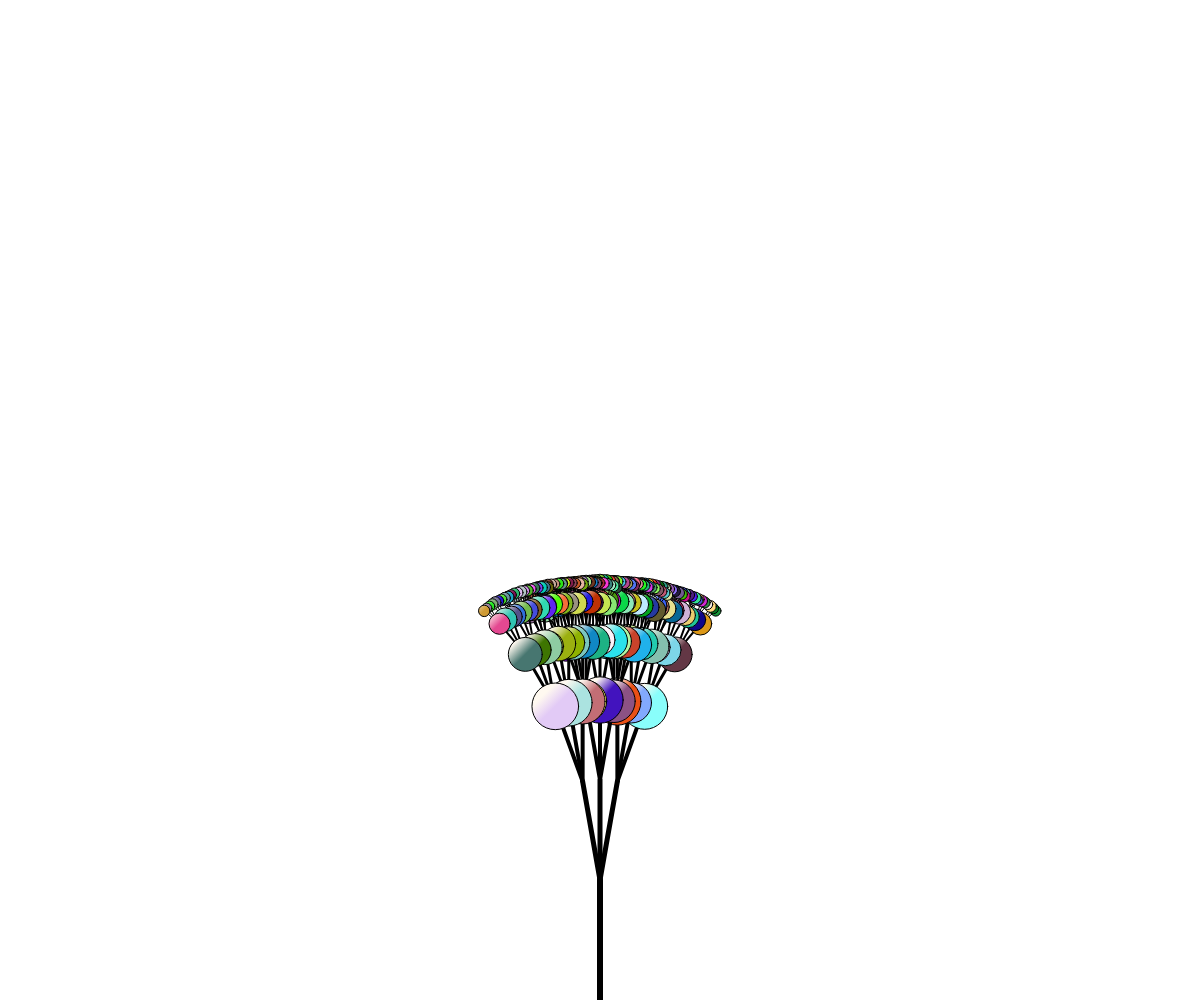
Frame 1 (no input)
Frame 60 (no input): identical to frame 1, image omitted
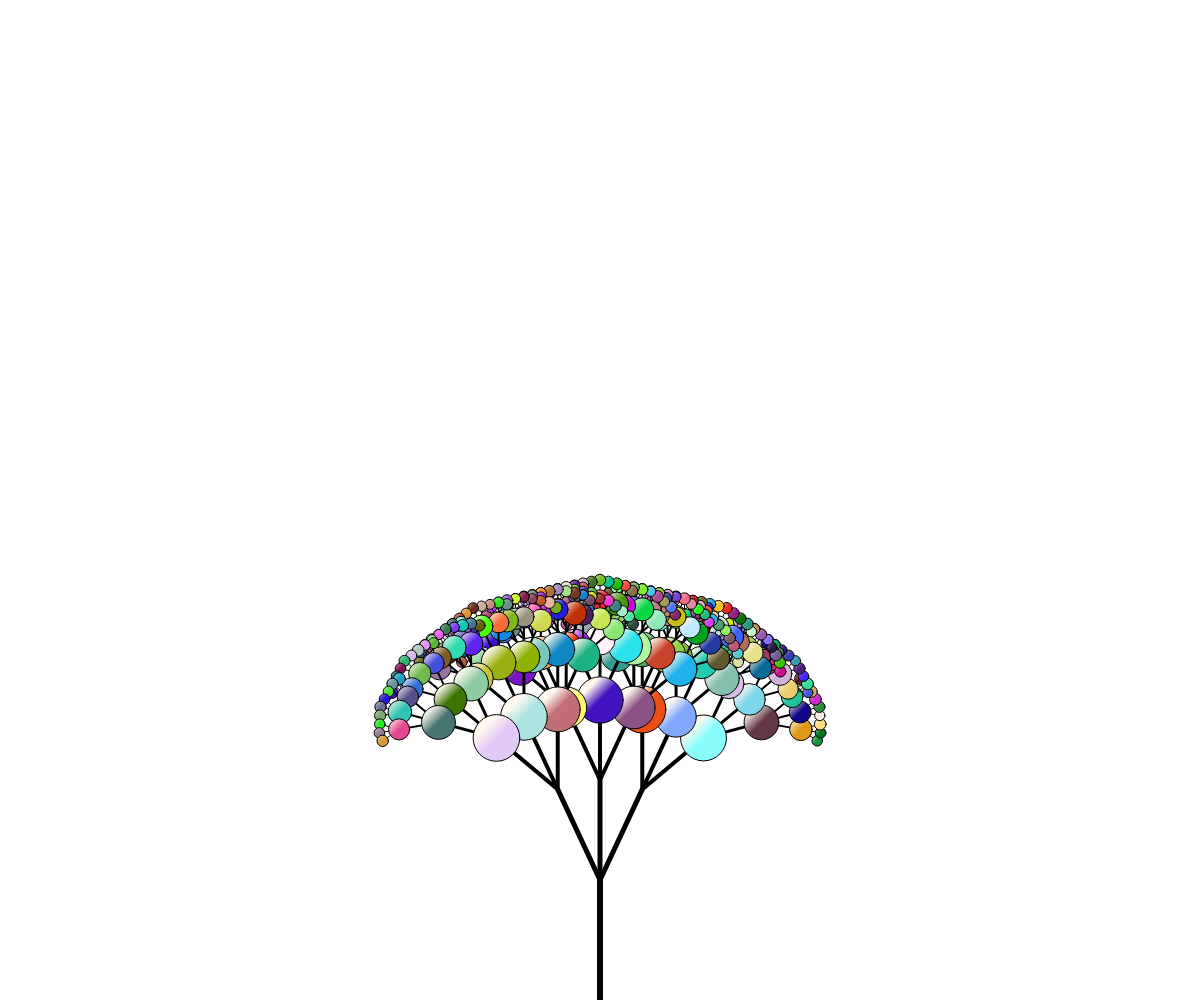
Frame 120 (the mouse pressed at the canvas centre since frame 60)

The p5.js sketch that drew these frames (run headless with seeded random() and noise() and a simulated clock; from frame 60 on, the mouse is pressed at the canvas centre):

// p5.js sketch
// ── sketch.js
// Balloon tree
// Muntaha Chowdhury
// 13 November, 2024
// Ballon tree that changes based on keypresses and mouse movements


let scale = 20;
let leavesDepth = 5;
let depthStart = 6;
let seed;
let pic;

function setup() {
  createCanvas(windowWidth, windowHeight);
  seed = random(60);
}

function draw() {
  background(255);
  randomSeed(seed);
  drawTree(width / 2, height, 90, depthStart);
}

function drawLine(x1, y1, x2, y2, depth) {
  //draw a line segment connecting (x1,y1) to (x2,y2)
  strokeWeight(depth);
  line(x1, y1, x2, y2);
  strokeWeight(1);
}


function drawTree(x1, y1, angle, depth) {
  // Recursive function that draws branches and balloon leaves
  if (depth > 0) {
    let x2 = x1 + (cos(radians(angle)) * depth * scale); //calculate endpoints of current branch
    let y2 = y1 - (sin(radians(angle)) * depth * scale); //using trig ratios. Get shorter based on depth
    drawLine(x1, y1, x2, y2, depth);
    
    //for a 3-branch tree:
    let controlAngle = map(mouseX, 0, width, 10, 40);
    drawTree(x2, y2, angle - controlAngle, depth - 1);
    drawTree(x2, y2, angle               , depth - 1);
    drawTree(x2, y2, angle + controlAngle, depth - 1);
    
    drawLeaf(x2, y2, depth);
  }
  // implicit base
}

function drawLeaf(x, y, depth) {
  // draws leaves only if conditions allow
  if (depth < leavesDepth ) {
    let size = random(10, 12);
    gradientFill(x, y, size);
    circle(x, y, size*depth);
  }
}

function gradientFill(x, y, s) {
  // make a linear gradient for the balloons
  let gradient = drawingContext.createLinearGradient(x-s, y-s, x+s, y+s);
  let colorFill = color(random(255), random(255), random(255));

  gradient.addColorStop(0, color(255, 249, 240));
  gradient.addColorStop(0.5, colorFill);
  gradient.addColorStop(1, colorFill);

  drawingContext.fillStyle = gradient;
}



function keyPressed() {
  // change at what level the leaves stop appearing
  if (keyCode === 90 && leavesDepth !== 1) {
    leavesDepth--;
  }
  if (keyCode === 88 && leavesDepth !== depthStart+1) {
    leavesDepth++;
  }
}
